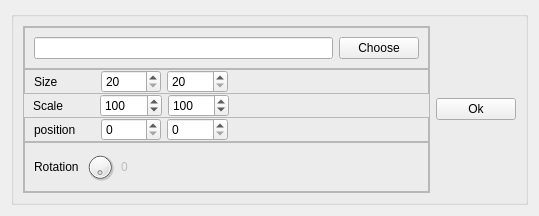
<?xml version="1.0" encoding="UTF-8"?>
<ui version="4.0">
 <class>Image</class>
 <widget class="QWidget" name="Image">
  <property name="geometry">
   <rect>
    <x>0</x>
    <y>0</y>
    <width>509</width>
    <height>197</height>
   </rect>
  </property>
  <property name="windowTitle">
   <string>Form</string>
  </property>
  <layout class="QGridLayout" name="gridLayout_2">
   <item row="0" column="0">
    <widget class="QGroupBox" name="groupBox">
     <property name="title">
      <string notr="true"/>
     </property>
     <layout class="QHBoxLayout" name="horizontalLayout_6">
      <item>
       <widget class="QFrame" name="mainFrame">
        <property name="frameShape">
         <enum>QFrame::StyledPanel</enum>
        </property>
        <property name="frameShadow">
         <enum>QFrame::Raised</enum>
        </property>
        <layout class="QGridLayout" name="gridLayout">
         <property name="margin">
          <number>0</number>
         </property>
         <property name="spacing">
          <number>0</number>
         </property>
         <item row="3" column="0">
          <widget class="QFrame" name="frame_2">
           <property name="frameShape">
            <enum>QFrame::StyledPanel</enum>
           </property>
           <property name="frameShadow">
            <enum>QFrame::Raised</enum>
           </property>
           <layout class="QHBoxLayout" name="horizontalLayout_3">
            <property name="topMargin">
             <number>0</number>
            </property>
            <property name="rightMargin">
             <number>200</number>
            </property>
            <property name="bottomMargin">
             <number>0</number>
            </property>
            <item>
             <widget class="QLabel" name="label_2">
              <property name="text">
               <string>position</string>
              </property>
             </widget>
            </item>
            <item>
             <widget class="QSpinBox" name="positionX">
              <property name="maximum">
               <number>5000</number>
              </property>
             </widget>
            </item>
            <item>
             <widget class="QSpinBox" name="positionY">
              <property name="maximum">
               <number>5000</number>
              </property>
             </widget>
            </item>
           </layout>
          </widget>
         </item>
         <item row="2" column="0">
          <widget class="QWidget" name="widget" native="true">
           <layout class="QHBoxLayout" name="horizontalLayout_2">
            <property name="topMargin">
             <number>0</number>
            </property>
            <property name="rightMargin">
             <number>200</number>
            </property>
            <property name="bottomMargin">
             <number>0</number>
            </property>
            <item>
             <widget class="QLabel" name="label">
              <property name="text">
               <string>Scale</string>
              </property>
             </widget>
            </item>
            <item>
             <widget class="QSpinBox" name="scaleX">
              <property name="minimum">
               <number>50</number>
              </property>
              <property name="maximum">
               <number>150</number>
              </property>
              <property name="value">
               <number>100</number>
              </property>
             </widget>
            </item>
            <item>
             <widget class="QSpinBox" name="scaleY">
              <property name="minimum">
               <number>50</number>
              </property>
              <property name="maximum">
               <number>150</number>
              </property>
              <property name="value">
               <number>100</number>
              </property>
             </widget>
            </item>
           </layout>
          </widget>
         </item>
         <item row="1" column="0">
          <widget class="QFrame" name="frame_3">
           <property name="frameShape">
            <enum>QFrame::StyledPanel</enum>
           </property>
           <property name="frameShadow">
            <enum>QFrame::Raised</enum>
           </property>
           <layout class="QHBoxLayout" name="horizontalLayout_4">
            <property name="leftMargin">
             <number>9</number>
            </property>
            <property name="topMargin">
             <number>0</number>
            </property>
            <property name="rightMargin">
             <number>200</number>
            </property>
            <property name="bottomMargin">
             <number>0</number>
            </property>
            <item>
             <widget class="QLabel" name="label_3">
              <property name="text">
               <string>Size</string>
              </property>
             </widget>
            </item>
            <item>
             <widget class="QSpinBox" name="sizeX">
              <property name="minimum">
               <number>20</number>
              </property>
              <property name="maximum">
               <number>640</number>
              </property>
             </widget>
            </item>
            <item>
             <widget class="QSpinBox" name="sizeY">
              <property name="minimum">
               <number>20</number>
              </property>
              <property name="maximum">
               <number>640</number>
              </property>
             </widget>
            </item>
           </layout>
          </widget>
         </item>
         <item row="0" column="0">
          <widget class="QFrame" name="imageChooseFrame">
           <property name="frameShape">
            <enum>QFrame::StyledPanel</enum>
           </property>
           <property name="frameShadow">
            <enum>QFrame::Raised</enum>
           </property>
           <layout class="QHBoxLayout" name="horizontalLayout_5">
            <item>
             <widget class="QLineEdit" name="lineEdit"/>
            </item>
            <item>
             <widget class="QPushButton" name="chooseFile">
              <property name="enabled">
               <bool>true</bool>
              </property>
              <property name="sizePolicy">
               <sizepolicy hsizetype="Preferred" vsizetype="Fixed">
                <horstretch>0</horstretch>
                <verstretch>0</verstretch>
               </sizepolicy>
              </property>
              <property name="text">
               <string>Choose</string>
              </property>
              <property name="autoDefault">
               <bool>true</bool>
              </property>
             </widget>
            </item>
           </layout>
          </widget>
         </item>
         <item row="4" column="0">
          <widget class="QFrame" name="frame">
           <property name="frameShape">
            <enum>QFrame::StyledPanel</enum>
           </property>
           <property name="frameShadow">
            <enum>QFrame::Raised</enum>
           </property>
           <layout class="QHBoxLayout" name="horizontalLayout">
            <property name="rightMargin">
             <number>300</number>
            </property>
            <item>
             <widget class="QLabel" name="rotationabel">
              <property name="text">
               <string>Rotation</string>
              </property>
             </widget>
            </item>
            <item>
             <widget class="QDial" name="rotation">
              <property name="maximumSize">
               <size>
                <width>30</width>
                <height>30</height>
               </size>
              </property>
              <property name="maximum">
               <number>359</number>
              </property>
              <property name="tracking">
               <bool>false</bool>
              </property>
              <property name="orientation">
               <enum>Qt::Horizontal</enum>
              </property>
              <property name="wrapping">
               <bool>true</bool>
              </property>
              <property name="notchesVisible">
               <bool>false</bool>
              </property>
             </widget>
            </item>
            <item>
             <widget class="QLabel" name="angleText">
              <property name="enabled">
               <bool>false</bool>
              </property>
              <property name="text">
               <string>0</string>
              </property>
             </widget>
            </item>
           </layout>
          </widget>
         </item>
        </layout>
       </widget>
      </item>
      <item>
       <widget class="QPushButton" name="apply">
        <property name="text">
         <string>Ok</string>
        </property>
       </widget>
      </item>
     </layout>
    </widget>
   </item>
  </layout>
 </widget>
 <resources/>
 <connections>
  <connection>
   <sender>apply</sender>
   <signal>clicked()</signal>
   <receiver>Image</receiver>
   <slot>apply()</slot>
   <hints>
    <hint type="sourcelabel">
     <x>20</x>
     <y>20</y>
    </hint>
    <hint type="destinationlabel">
     <x>20</x>
     <y>20</y>
    </hint>
   </hints>
  </connection>
  <connection>
   <sender>chooseFile</sender>
   <signal>clicked()</signal>
   <receiver>Image</receiver>
   <slot>setImagePath()</slot>
   <hints>
    <hint type="sourcelabel">
     <x>20</x>
     <y>20</y>
    </hint>
    <hint type="destinationlabel">
     <x>20</x>
     <y>20</y>
    </hint>
   </hints>
  </connection>
 </connections>
</ui>
